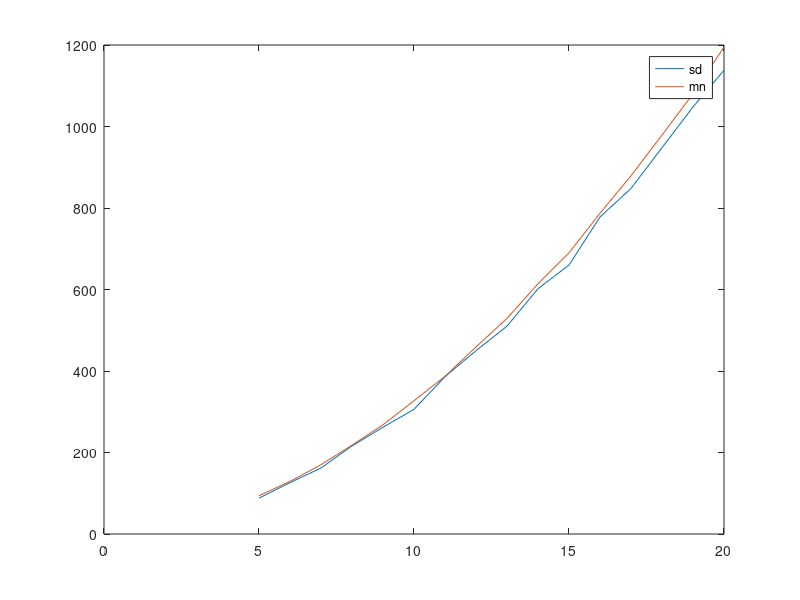

Reproduce this figure in MATLAB.
clc;
clear;

m = 0;
for n = 5:20
    
    m = m + 1;
    N = n^2;

    A = gallery('poisson', n);
    f = rand(N, 1);
    x = zeros(N, 1);

    normf = norm(f);
    r = A*x - f;
    eps = 1.e-6;
    err = norm(r)/normf;

    k_mn = 0;
    K_max = 10000;

    while(err > eps && k_mn < K_max)
        Ar = A*r;
        tau_mn = (Ar.'*r)/(Ar.'*Ar);
        x = x - tau_mn*r;
        r = A*x - f;
        err = norm(r)/normf;
        k_mn = k_mn + 1;
        %Err(k_mn) = err;
    end

    N_mn(m) = k_mn;
    
    x = zeros(N, 1);
    r = A*x - f;
    err = norm(r)/normf;
    
    k_sd = 0;
    while(err > eps && k_sd < K_max)
        Ar = A*r;
        tau_sd = (r.'*r)/(Ar.'*r);
        x = x - tau_sd*r;
        r = A*x - f;
        err = norm(r)/normf;
        k_sd = k_sd + 1;
        %Err_(k_sd) = err;
    end
    
    N_sd(m) = k_sd;
end

plot(5:n, N_sd, 5:n, N_mn)
legend('sd', 'mn');